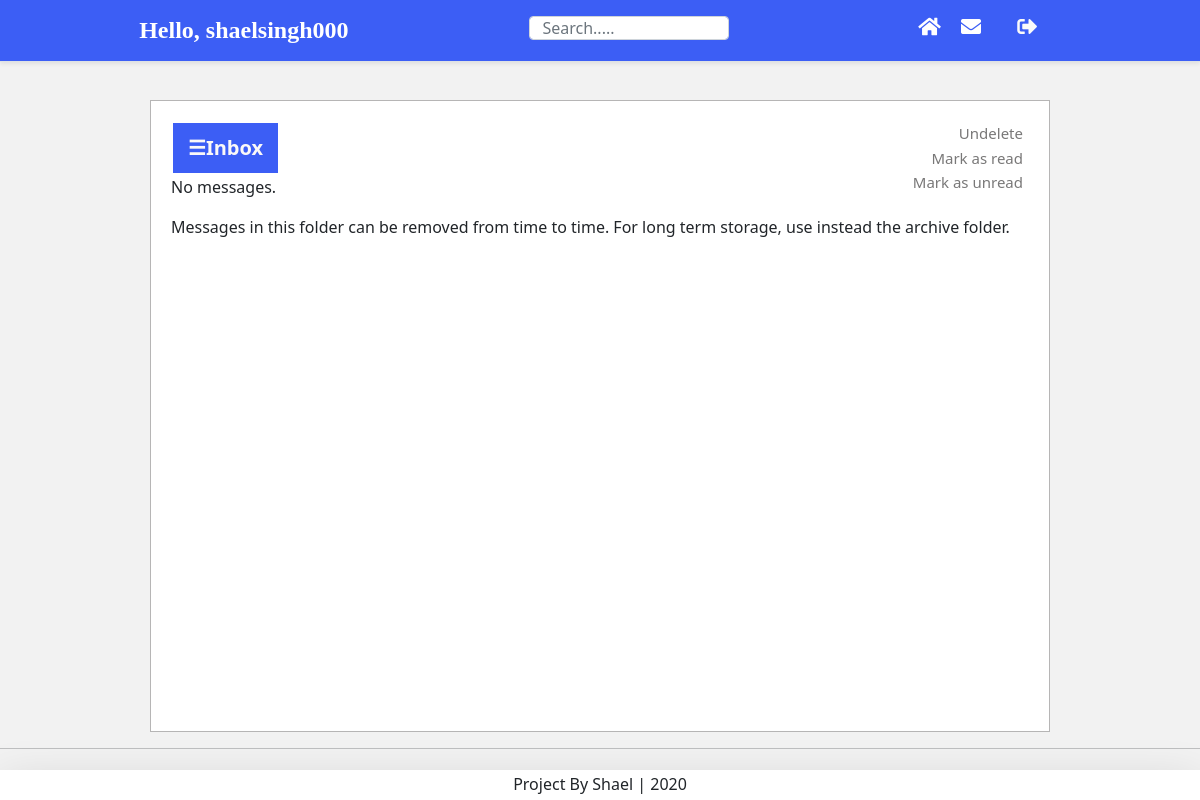
Before: /messages/trash/ (signed in) with the older database file.
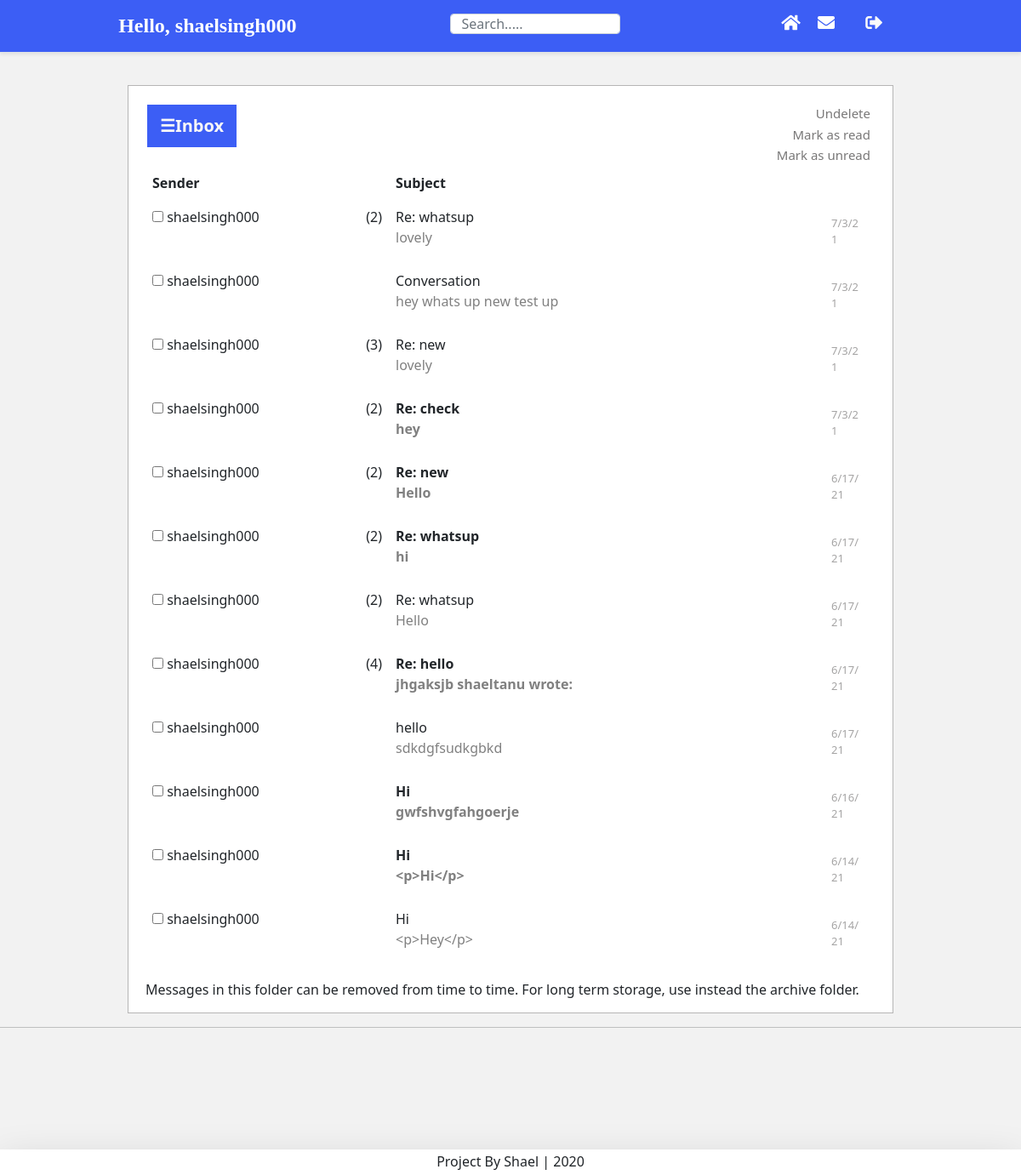
After: the same page with the newer database file.
### postman/models.py (models this page shows, shortened)
class Message(models.Model):
    SUBJECT_MAX_LENGTH = 120
    subject = models.CharField(_("subject"), max_length=SUBJECT_MAX_LENGTH,default="Conversation")
    body = models.TextField(_("body"), blank=True)
    sender = models.ForeignKey(settings.AUTH_USER_MODEL, on_delete=models.CASCADE, related_name='sent_messages',
        null=True, blank=True, verbose_name=_("sender"))
    recipient = models.ForeignKey(settings.AUTH_USER_MODEL, on_delete=models.CASCADE, related_name='received_messages',
        null=True, blank=True, verbose_name=_("recipient"))
    email = models.EmailField(_("visitor"), blank=True)  # instead of either sender or recipient, for an AnonymousUser
    parent = models.ForeignKey('self', on_delete=models.CASCADE, related_name='next_messages',
        null=True, blank=True, verbose_name=_("parent message"))
    thread = models.ForeignKey('self', on_delete=models.CASCADE, related_name='child_messages',
        null=True, blank=True, verbose_name=_("root message"))
    sent_at = models.DateTimeField(_("sent at"), default=now)
    read_at = models.DateTimeField(_("read at"), null=True, blank=True)
    replied_at = models.DateTimeField(_("replied at"), null=True, blank=True)
    sender_archived = models.BooleanField(_("archived by sender"), default=False)
    recipient_archived = models.BooleanField(_("archived by recipient"), default=False)
    sender_deleted_at = models.DateTimeField(_("deleted by sender at"), null=True, blank=True)
    recipient_deleted_at = models.DateTimeField(_("deleted by recipient at"), null=True, blank=True)
    moderation_status = models.CharField(_("status"), max_length=1, choices=STATUS_CHOICES, default=STATUS_PENDING)
    moderation_by = models.ForeignKey(settings.AUTH_USER_MODEL, on_delete=models.CASCADE, related_name='moderated_messages',
        null=True, blank=True, verbose_name=_("moderator"))
    moderation_date = models.DateTimeField(_("moderated at"), null=True, blank=True)
    moderation_reason = models.CharField(_("rejection reason"), max_length=120, blank=True)
    objects = MessageManager()
    class Meta:
        verbose_name = _("message")
        verbose_name_plural = _("messages")
        ordering = ['-sent_at', '-id']
    @property
    def is_new(self):
        return self.read_at is None
    @property
    def is_replied(self):
        return self.replied_at is not None
    def admin_sender(self):
        """
        Return the sender either as a username or as a plain email.
        Designed for the Admin site.

        """
        if self.sender:
            return str(self.sender)
        else:
            return '<{0}>'.format(self.email)
    admin_sender.short_description = _("sender")
    admin_sender.admin_order_field = 'sender'
    clear_sender = property(admin_sender)
    @property
    def obfuscated_sender(self):
        if self.sender:
            return get_user_representation(self.sender)
        else:
            return self._obfuscated_email()
    def admin_recipient(self):
        """
        Return the recipient either as a username or as a plain email.
        Designed for the Admin site.

        """
        if self.recipient:
            return str(self.recipient)
        else:
            return '<{0}>'.format(self.email)
    admin_recipient.short_description = _("recipient")
    admin_recipient.admin_order_field = 'recipient'
    clear_recipient = property(admin_recipient)

### account/models.py (models this page shows, shortened)
class Account(AbstractBaseUser):
    email               = models.EmailField(verbose_name="email",max_length=60,unique=True)
    username            = models.CharField(max_length=30, unique=True)
    bio                 = models.TextField(max_length=500, default=" ")
    date_joined         = models.DateTimeField(verbose_name="date joined",  auto_now_add =True)
    date_joined         = models.DateTimeField(verbose_name="last login", auto_now_add = True)
    is_admin            = models.BooleanField(default=False)
    is_active           = models.BooleanField(default=True)
    is_staff            = models.BooleanField(default=False)
    is_superuser        = models.BooleanField(default=False)
    objects = MyAccountManager()
    USERNAME_FIELD = 'email'
    REQUIRED_FIELDS = ['username']
    def __str__(self):
        return self.email

### postman/views.py (the view)
class TrashView(FolderMixin, TemplateView):
    folder_name = 'trash'
    view_name = 'trash'
    template_name = 'postman/trash.html'

### postman/models.py (called while the page is built)
def get_order_by(query_dict):
    if ORDER_BY_KEY in query_dict:
        code = query_dict[ORDER_BY_KEY]  # code may be uppercase or lowercase
        order_by_field = ORDER_BY_FIELDS.get(code.lower())
        if order_by_field:
            if code.isupper():
                order_by_field = '-' + order_by_field
            return order_by_field

def get_user_representation(user):
    show_user_as = getattr(settings, 'POSTMAN_SHOW_USER_AS', None)
    if isinstance(show_user_as, str):
        if '.' in show_user_as:
            mod_path, _, attr_name = show_user_as.rpartition('.')
            try:
                return force_str(getattr(import_module(mod_path), attr_name)(user))
            except:  # ImportError, AttributeError, TypeError (not callable)
                pass
        else:
            attr = getattr(user, show_user_as, None)
            if callable(attr):
                attr = attr()
            if attr:
                return force_str(attr)
    elif callable(show_user_as):
        try:
            return force_str(show_user_as(user))
        except:
            pass
    return force_str(user)  # default value, or in case of empty attribute or exception

### postman/templates/postman/trash.html (shortened to what this page needs)
{% extends "postman/base_folder.html" %}
{% load i18n %}
{% block pm_subject %}
{% include "postman/inc_subject_ex.html" %}
{% endblock %}
{% block pm_footer_info %}
<p>{% trans "Messages in this folder can be removed from time to time. For long term storage, use instead the archive folder." %}</p>
{% endblock %}

### postman/templates/postman/base_folder.html (shortened to what this page needs)
{% extends "postman/base.html" %}
{% load i18n postman_tags %}{% load pagination_tags %}
{% block content %}
{% load avatar_tags %}
<div id="main">
   <button class="openbtn" onclick="openNav()">&#9776;Inbox</button>
<div class="tab2">
   <form action="{% block pm_form_action %}{% endblock %}" method="post">{% csrf_token %}
    {% block pm_form_buttons %}<span id="pm_buttons">
    {% block pm_undelete_button %}<button type="submit" class="pm_btn pm_btn-undelete" onclick="this.form.action='{% url 'postman:undelete' %}'">{% trans "Undelete" %}</button>{% endblock %}
    {% block pm_read_button %}<button type="submit" class="pm_btn pm_btn-read" onclick="this.form.action='{% url 'postman:mark-read' %}'">{% trans "Mark as read" %}</button>{% endblock %}
    {% block pm_unread_button %}<button type="submit" class="pm_btn pm_btn-unread" onclick="this.form.action='{% url 'postman:mark-unread' %}'">{% trans "Mark as unread" %}</button>{% endblock %}
    </span>{% endblock %}
</div>
{% if invalid_page %}
<p>{% trans "Sorry, this page number is invalid." %}</p>
{% else %}
{% if pm_messages %}
<table id="pm_messages" class="table table-borderless">
 <thead>
  <tr>
      <th>{% trans "Sender" %}</th>
      <th>{% trans "Subject" %}</th>
  </tr>
</thead>
<tbody>
   {% for message in pm_messages %}
   <tr>
      <td><span>
          <input type="checkbox" {% if by_conversation and message.thread_id %}name="tpks" value="{{ message.thread_id }}"{% else %}name="pks" value="{{ message.pk }}"{% endif %}>
       {{ message.obfuscated_sender }}</span><span style="float: right;">{% if message.count %}({{ message.count }}){% endif %}</span></td>
      <td style="overflow: hidden;">{% if message.is_new %}<strong>{% endif %}{% if message.is_replied %}<em>{% endif %}
      {% block pm_subject %}{% endblock %}
   {% if message.is_new %}</strong>{% endif %}</td>
   <td style="width: 50px;" class="pm_date">{{ message.sent_at|compact_date:_("g:i A,M j,n/j/y") }}</td>
  </tr>
  {% endfor %}
</tbody>
</table>
{% else %}
<p>{% trans "No messages." %}</p>
{% endif %}
{% endif %}
{% block pm_footer_info %}{% endblock %}
</div>
</div>
{% endblock content %}

### postman/templates/postman/inc_subject_ex.html (shortened to what this page needs)
{% load postman_tags %}{% with message.subject|truncatewords:5 as truncated_subject %}{{ truncated_subject }}
{% with truncated_subject|wordcount as subject_wc %}{% with 12|sub:subject_wc as wc %}{% if message.body and wc > 0 %} <br><span style="color: grey">{{ message.body|truncatewords:wc }}</span>{% endif %}{% endwith %}{% endwith %}{% endwith %}

Changed rows visible on the page:
added Message: obfuscated_sender "shaelsingh000", count "2", subject "Re: whatsup", body "lovely", sent_at|compact_date "7/3/21"
added Message: obfuscated_sender "shaelsingh000", subject "Conversation", body "hey whats up new test up", sent_at|compact_date "7/3/21"
added Message: obfuscated_sender "shaelsingh000", count "3", subject "Re: new", body "lovely", sent_at|compact_date "7/3/21"
added Message: obfuscated_sender "shaelsingh000", count "2", subject "Re: check", body "hey", sent_at|compact_date "7/3/21"
added Message: obfuscated_sender "shaelsingh000", count "2", subject "Re: new", body "Hello", sent_at|compact_date "6/17/21"
added Message: obfuscated_sender "shaelsingh000", count "2", subject "Re: whatsup", body "hi", sent_at|compact_date "6/17/21"
added Message: obfuscated_sender "shaelsingh000", count "2", subject "Re: whatsup", body "Hello", sent_at|compact_date "6/17/21"
added Message: obfuscated_sender "shaelsingh000", count "4", subject "Re: hello", body "jhgaksjb shaeltanu wrote:", sent_at|compact_date "6/17/21"
added Message: obfuscated_sender "shaelsingh000", subject "hello", body "sdkdgfsudkgbkd", sent_at|compact_date "6/17/21"
added Message: obfuscated_sender "shaelsingh000", subject "Hi", body "gwfshvgfahgoerje", sent_at|compact_date "6/16/21"
added Message: obfuscated_sender "shaelsingh000", subject "Hi", body "<p>Hi</p>", sent_at|compact_date "6/14/21"
added Message: obfuscated_sender "shaelsingh000", subject "Hi", body "<p>Hey</p>", sent_at|compact_date "6/14/21"
Other visible differences:
text no longer shown: "No messages."
text now shown: "Sender Subject"
